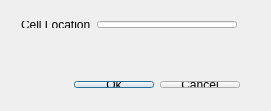
<?xml version="1.0" encoding="UTF-8"?>
<ui version="4.0">
 <class>Dialog</class>
 <widget class="QDialog" name="Dialog">
  <property name="geometry">
   <rect>
    <x>0</x>
    <y>0</y>
    <width>271</width>
    <height>111</height>
   </rect>
  </property>
  <property name="windowTitle">
   <string>Go to Cell</string>
  </property>
  <widget class="QWidget" name="">
   <property name="geometry">
    <rect>
     <x>10</x>
     <y>10</y>
     <width>238</width>
     <height>29</height>
    </rect>
   </property>
   <layout class="QHBoxLayout" name="horizontalLayout">
    <item>
     <widget class="QLabel" name="label">
      <property name="text">
       <string>&amp;Cell Location</string>
      </property>
      <property name="buddy">
       <cstring>lineEdit</cstring>
      </property>
     </widget>
    </item>
    <item>
     <widget class="QLineEdit" name="lineEdit"/>
    </item>
   </layout>
  </widget>
  <widget class="QWidget" name="">
   <property name="geometry">
    <rect>
     <x>20</x>
     <y>70</y>
     <width>231</width>
     <height>29</height>
    </rect>
   </property>
   <layout class="QHBoxLayout" name="horizontalLayout_2">
    <item>
     <spacer name="horizontalSpacer">
      <property name="orientation">
       <enum>Qt::Horizontal</enum>
      </property>
      <property name="sizeHint" stdset="0">
       <size>
        <width>40</width>
        <height>20</height>
       </size>
      </property>
     </spacer>
    </item>
    <item>
     <widget class="QPushButton" name="okButton">
      <property name="text">
       <string>Ok</string>
      </property>
      <property name="default">
       <bool>true</bool>
      </property>
     </widget>
    </item>
    <item>
     <widget class="QPushButton" name="cancelButton">
      <property name="text">
       <string>Cancel</string>
      </property>
     </widget>
    </item>
   </layout>
  </widget>
  <zorder>label</zorder>
  <zorder>lineEdit</zorder>
  <zorder>okButton</zorder>
  <zorder>cancelButton</zorder>
  <zorder>horizontalSpacer</zorder>
  <zorder>cancelButton</zorder>
 </widget>
 <layoutdefault spacing="6" margin="11"/>
 <resources/>
 <connections/>
</ui>
